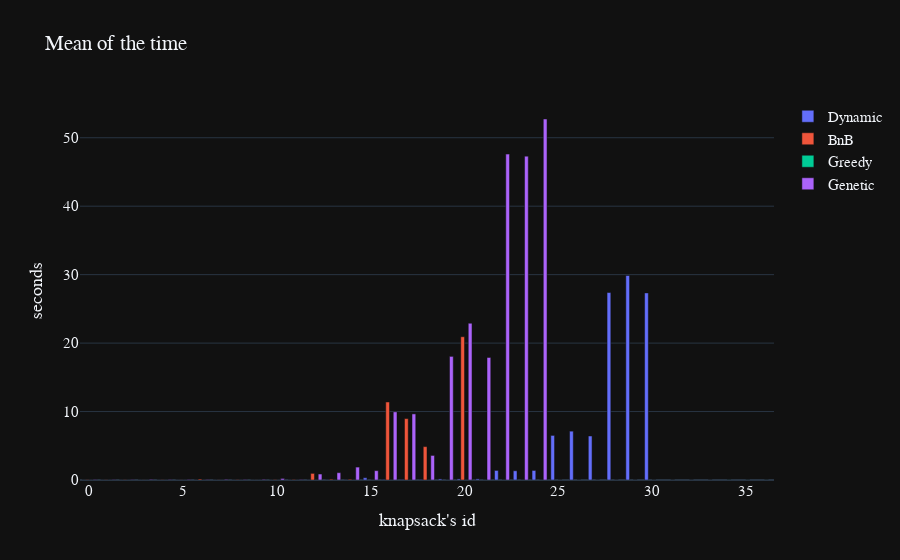

The code cell stored with this chart in its notebook:
### Code cell
fig = go.FigureWidget(layout={'title': 'Mean of the time',
                        'font': {'size': 15, 'family': 'Courier'},
                             'template': 'plotly_dark'})
fig.add_trace(go.Bar(name='Dynamic', y=table_time[table_time.Method=='dynamic_programming'].Mean, x=table_time[table_time.Method=='dynamic_programming']["Knapsack's ID"]))
fig.add_trace(go.Bar(name='BnB', y=table_time[table_time.Method=='branch_and_bound'].Mean, x=table_time[table_time.Method=='branch_and_bound']["Knapsack's ID"]))
fig.add_trace(go.Bar(name='Greedy', y=table_time[table_time.Method=='greedy_algorithm'].Mean, x=table_time[table_time.Method=='greedy_algorithm']["Knapsack's ID"]))
fig.add_trace(go.Bar(name='Genetic', y=table_time[table_time.Method=='genetic_algorithm'].Mean, x=table_time[table_time.Method=='genetic_algorithm']["Knapsack's ID"]))

fig.update_xaxes(title="knapsack's id")
fig.update_yaxes(title="seconds")

fig.write_html('./data/output/mean_time.html', auto_open=False)
fig.show()
